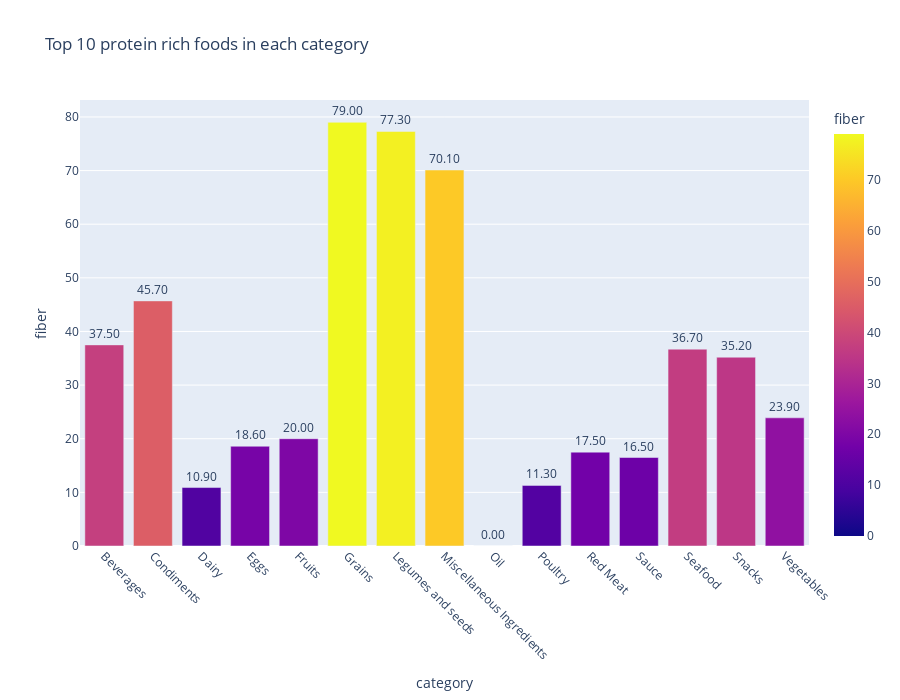

This figure's notebook cell:
### Markdown cell above
# Food with highest Fiber in each category

### Code cell
fiber_rich = nutrients.sort_values(by='fiber', ascending=False)
top_fiber_per_category = (fiber_rich.groupby('category').first().reset_index())
fig = px.bar(top_fiber_per_category, x='category', y='fiber', color='fiber', title='Top 10 protein rich foods in each category',
             width=900, height=700, text='product',
            text_auto = '.2f')
fig.update_traces(textposition='outside')
fig.update_layout(uniformtext_minsize=8, uniformtext_mode='hide')
fig.update_xaxes(tickangle=45)
fig.show()

### Figure 1 — Plotly figure (JSON) as saved in the notebook; plotly's stock layout.template omitted (floating-point values rounded to 4 significant figures)
{"data": [{"hovertemplate": "category=%{x}<br>fiber=%{marker.color}<br>product=%{text}<extra></extra>", "legendgroup": "", "marker": {"color": [37.5, 45.7, 10.9, 18.6, 20.0, 79.0, 77.3, 70.1, 0.0, 11.3, 17.5, 16.5, 36.7, 35.2, 23.9], "coloraxis": "coloraxis", "pattern": {"shape": ""}}, "name": "", "orientation": "v", "showlegend": false, "text": ["Beverages KELLOGG'S SPECIAL K20 protein powder", "Spices ground savory", "Chocolate 70-85% cacao solids dark", "Papad", "Chokecherries pitted (Northern Plains Indians) raw", "Corn bran crude", "Gums seed gums (includes locust bean guar)", "Fungi dried Cloud ears", "Oil principal uses icings and fillings palm soy (partially hydrogenated ) industrial", "Spices poultry seasoning", "Meat extender", "Tomato powder", "Seaweed dry Canadian Cultivated EMI-TSUNOMATA", "Cereals ready-to-eat Chocolate Squares FIBER ONE 80 Calories GENERAL MILLS", "Radishes dried oriental"], "textposition": "outside", "texttemplate": "%{y:.2f}", "type": "bar", "x": ["Beverages", "Condiments", "Dairy", "Eggs", "Fruits", "Grains", "Legumes and seeds", "Miscellaneous Ingredients", "Oil", "Poultry", "Red Meat", "Sauce", "Seafood", "Snacks", "Vegetables"], "xaxis": "x", "y": [37.5, 45.7, 10.9, 18.6, 20.0, 79.0, 77.3, 70.1, 0.0, 11.3, 17.5, 16.5, 36.7, 35.2, 23.9], "yaxis": "y"}], "layout": {"barmode": "relative", "coloraxis": {"colorbar": {"title": {"text": "fiber"}}, "colorscale": [[0, "#0d0887"], [0.1111, "#46039f"], [0.2222, "#7201a8"], [0.3333, "#9c179e"], [0.4444, "#bd3786"], [0.5556, "#d8576b"], [0.6667, "#ed7953"], [0.7778, "#fb9f3a"], [0.8889, "#fdca26"], [1, "#f0f921"]]}, "height": 700, "legend": {"tracegroupgap": 0}, "title": {"text": "Top 10 protein rich foods in each category"}, "uniformtext": {"minsize": 8, "mode": "hide"}, "width": 900, "xaxis": {"anchor": "y", "domain": [0, 1], "tickangle": 45, "title": {"text": "category"}}, "yaxis": {"anchor": "x", "domain": [0, 1], "title": {"text": "fiber"}}}}
